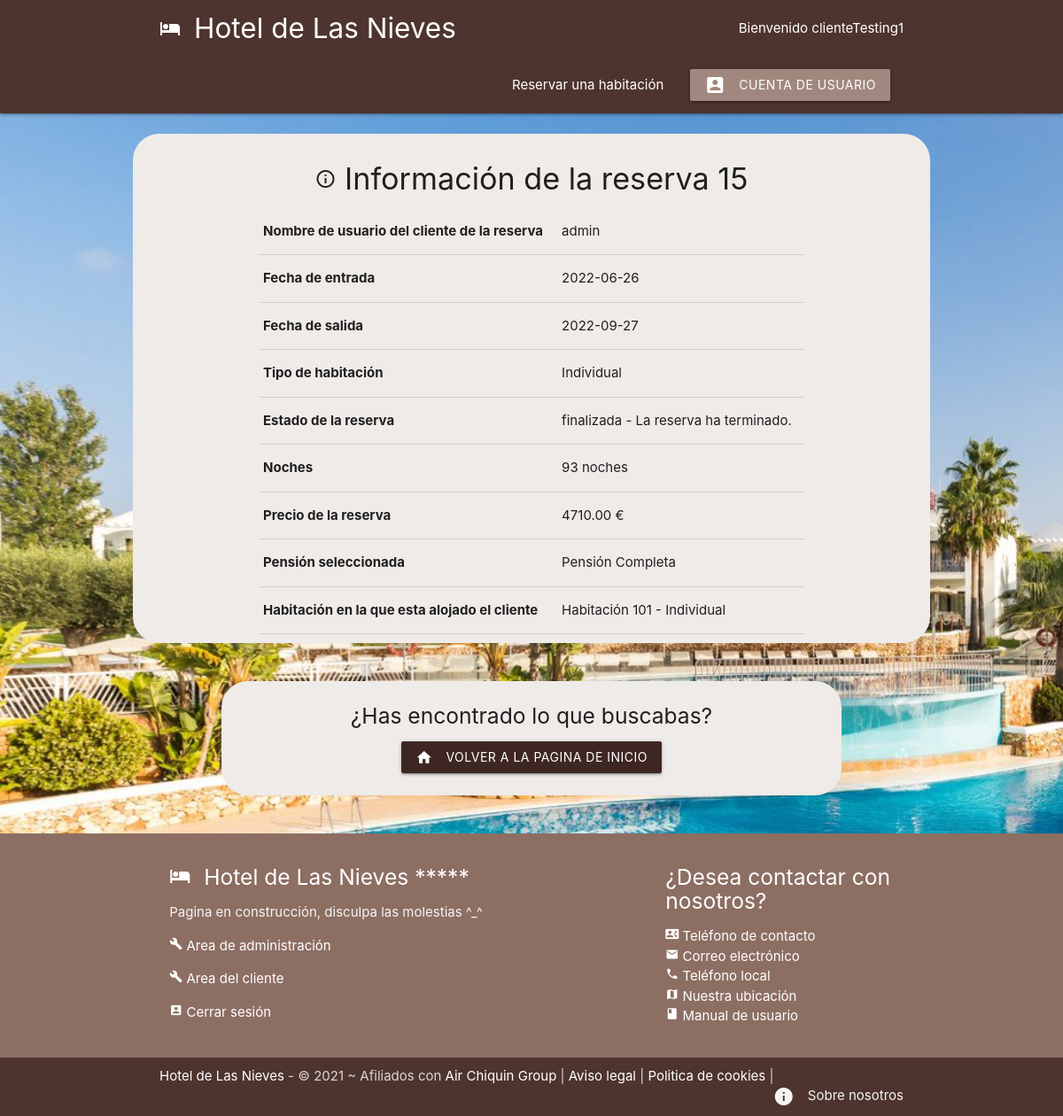
Screenshot of /reservas/detalles_reserva.php?id=15 (signed in) with the database file from the repository.
### tables this page shows
CREATE TABLE `73_clientes` (
  `id` int(11) NOT NULL,
  `usuario` varchar(32) NOT NULL,
  `nombre` varchar(32) NOT NULL,
  `apellido_primero` varchar(32) NOT NULL,
  `apellido_segundo` varchar(32) NOT NULL,
  `tipo_id` int(11) NOT NULL,
  `dni` varchar(9) NOT NULL,
  `direccion` varchar(128) NOT NULL,
  `telefono` int(18) NOT NULL,
  `email` varchar(128) NOT NULL,
  `contrasena` varchar(64) NOT NULL,
  `fecha_nacimiento` date NOT NULL
);

CREATE TABLE `73_reservas` (
  `id` int(11) NOT NULL,
  `cliente_id` int(11) NOT NULL,
  `entrada` date NOT NULL,
  `salida` date NOT NULL,
  `tipoHabitacion_id` int(11) NOT NULL,
  `estado_id` int(11) NOT NULL,
  `noches` int(2) NOT NULL,
  `precio` double(7,2) NOT NULL,
  `pension_id` int(11) NOT NULL,
  `habitacion_id` int(11) NOT NULL
);

CREATE TABLE `73_tipushabitacio` (
  `id` int(11) NOT NULL,
  `nombre` varchar(64) NOT NULL,
  `precio` int(3) NOT NULL,
  `descripcion` varchar(512) NOT NULL,
  `capacidad` int(2) NOT NULL,
  `codigo` varchar(5) NOT NULL,
  `fotos` varchar(255) NOT NULL,
  `extras` varchar(255) NOT NULL
);

CREATE TABLE `73_estado_reserva` (
  `id` int(11) NOT NULL,
  `nombre` varchar(32) NOT NULL,
  `descripcion` varchar(255) NOT NULL
);

CREATE TABLE `73_pension` (
  `id` int(11) NOT NULL,
  `nombre_corto` varchar(2) NOT NULL,
  `nombre_largo` varchar(64) NOT NULL
);

CREATE TABLE `73_habitacio` (
  `id` int(11) NOT NULL,
  `tipo_habitacion` int(11) NOT NULL,
  `numero` int(4) NOT NULL,
  `nombre` varchar(64) NOT NULL,
  `cerrada` int(11) NOT NULL DEFAULT 0,
  `descripcion` varchar(512) NOT NULL,
  `observaciones` varchar(512) NOT NULL
);

### reservas/detalles_reserva.php (the view, shortened to what this page needs)
<?php
    include('./../config/config_bd.php');
    if(isset($_GET['id'])){
        $id = mysqli_real_escape_string($conn, $_GET['id']);
        $sqlDeleteReserva = "SELECT * FROM 73_reservas WHERE id = $id";
        $resultado = mysqli_query($conn, $sqlDeleteReserva);
        $reserva = mysqli_fetch_assoc($resultado);
    }
    $idCliente = $reserva['cliente_id'];
    $idTipoHabitacion = $reserva['tipoHabitacion_id'];
    $idEstadoReserva = $reserva['estado_id'];
    $idPension = $reserva['pension_id'];
    $idHabitacion = $reserva['habitacion_id'];
    $sqlSelectCliente = "SELECT * FROM 73_clientes WHERE id = $idCliente";
    $sqlSelectTipoHabitacion = "SELECT * FROM 73_tipusHabitacio WHERE id = $idTipoHabitacion";
    $sqlSelectEstado = "SELECT * FROM 73_estado_reserva WHERE id = $idEstadoReserva";
    $sqlSelectPension = "SELECT * FROM 73_pension WHERE id = $idPension";
    $sqlSelectHabitacion = "SELECT * FROM 73_habitacio WHERE id = $idHabitacion";
    $resultadoSelectCliente = mysqli_query($conn, $sqlSelectCliente);
    $resultadoSelectTipoHabitacion = mysqli_query($conn, $sqlSelectTipoHabitacion);
    $resultadoSelectEstado = mysqli_query($conn, $sqlSelectEstado);
    $resultadoSelectPension = mysqli_query($conn, $sqlSelectPension);
    $resultadoSelectHabitacion = mysqli_query($conn, $sqlSelectHabitacion);
    $nombreCliente = mysqli_fetch_assoc($resultadoSelectCliente);
    $tipoHabitacion = mysqli_fetch_assoc($resultadoSelectTipoHabitacion);
    $EstadoReserva = mysqli_fetch_assoc($resultadoSelectEstado);
    $Pension = mysqli_fetch_assoc($resultadoSelectPension);
    $Habitacion = mysqli_fetch_assoc($resultadoSelectHabitacion);
?>
<!DOCTYPE html>
<html lang="es">
<?php include('./../templates/header.php'); ?>
<br>
<div class="container center fondoInicio">
    <h4> <i class="material-icons">info_outline</i> Información de la reserva <?php echo htmlspecialchars($reserva['id']) ?> </h4>
    <div class="container center">
        <?php if($reserva):?>
            <table>
                <tr>
                    <td> <b>Nombre de usuario del cliente de la reserva</b> </td>
                    <td> <?php echo htmlspecialchars($nombreCliente['usuario']) ?> </td>
                </tr>
                <tr>
                    <td> <b>Fecha de entrada</b> </td>
                    <td> <?php echo htmlspecialchars($reserva['entrada']) ?> </td>
                </tr>
                <tr>
                    <td> <b>Fecha de salida</b> </td>
                    <td> <?php echo htmlspecialchars($reserva['salida']) ?> </td>
                </tr>
                <tr>
                    <td> <b>Tipo de habitación</b> </td>
                    <td> <?php echo htmlspecialchars($tipoHabitacion['nombre']) ?> </td>
                </tr>
                <tr>
                    <td> <b>Estado de la reserva</b> </td>
                    <td> <?php echo htmlspecialchars($EstadoReserva['nombre'])?> - <?php echo htmlspecialchars($EstadoReserva['descripcion'])?></td>
                </tr>
                <tr>
                    <td> <b>Noches</b> </td>
                    <td> <?php echo htmlspecialchars($reserva['noches']) ?> noches</td>
                </tr>
                <tr>
                    <td> <b>Precio de la reserva</b> </td>
                    <td> <?php echo htmlspecialchars($reserva['precio']) ?> €</td>
                </tr>
                <tr>
                    <td> <b>Pensión seleccionada</b> </td>
                    <td> <?php echo htmlspecialchars($Pension['nombre_largo']) ?> </td>
                </tr>
                <tr>
                    <td> <b>Habitación en la que esta alojado el cliente</b> </td>
                    <td> Habitación <?php echo htmlspecialchars($Habitacion['numero']) ?> - <?php echo htmlspecialchars($Habitacion['nombre']) ?></td>
                </tr>
            </table>
            <?php endif; ?>
        </div>
    </div>
    <br>
        <div class="fondoAcerca">
            <p class="center"> <h5 class="center">¿Has encontrado lo que buscabas?</h5> </p>
            <section>
                <p class="center"> <a href="./../index.php" class="waves-effect waves-light brown darken-4 btn"><i class="material-icons left">home</i> Volver a la pagina de inicio </a> </p>
            </section>
        </div>
    <?php include('./../templates/footer.php'); ?>
</html>

### templates/header.php (shortened to what this page needs)
<head>
    <link rel="stylesheet" href="https://cdnjs.cloudflare.com/ajax/libs/materialize/1.0.0/css/materialize.min.css">
</head>
<body class = "fondo">
    <nav class="nav-extended brown darken-3 z-deph-0">
        <div class="nav-wrapper container">
        <a href = "/student73/dwes/index.php" class="brand-logo brand-text"> <i class="material-icons left">hotel</i> Hotel de Las Nieves </a>
        <ul id="nav-mobile" class="right">
            <li class="right"> Bienvenido <?php
            if(empty($_SESSION["id"])) {
                echo "anonimo...";
            } else {
                $conn = mysqli_connect('localhost', 'david', '1234', 'hotel');
                $sql = "SELECT * FROM 73_clientes WHERE id = '".$_SESSION["id"]."'";
                $resultados = mysqli_query($conn, $sql);
                $usuario = mysqli_fetch_all($resultados, MYSQLI_ASSOC);
                foreach ($usuario as $user){
                   echo $user["usuario"];
                }
            }
            ?></li>
            <br>
            <li><a href="/student73/dwes/reservas/info_reservas.php">Reservar una habitación</a></li>
            <li><a href="
            <?php
                if(empty($_SESSION["id"])){
                    echo "/student73/dwes/clientes/login_cliente.php";
                } else {
                    echo "/student73/dwes/clientes/index_cliente.php";
                }
            ?>
            " class="brown lighten-2 btn"><i class="material-icons left">account_box</i>Cuenta de usuario</a></li>
        </ul>
        </div>
    </nav>

### templates/header.php (style rules this page uses)
.brand-text { color: #FFFFFF !important; }
.fondo { background-image: url("/student73/dwes/img/fondos/imagen_principal.jpeg"); background-repeat: no-repeat; background-size: cover; }
.fondoInicio { background-color: #efebe9; background-repeat: no-repeat; background-position: center; width: 900px; margin: auto; border-radius: 30px; padding: 10px; margin-bottom: 20px; }
.fondoAcerca { background-color: #efebe9; background-repeat: no-repeat; background-position: center; width: 700px; margin: auto; border-radius: 30px; padding: 10px; margin-bottom: 20px; }
body { display: flex; min-height: 100vh; flex-direction: column; }

### rows the page displays
73_clientes: usuario "clienteTesting1"
73_reservas: id "15", entrada "2022-06-26", salida "2022-09-27", noches "93", precio "4710.00"
73_clientes: usuario "admin"
73_tipushabitacio: nombre "Individual"
73_estado_reserva: nombre "finalizada", descripcion "La reserva ha terminado."
73_pension: nombre_largo "Pensión Completa"
73_habitacio: numero "101", nombre "Individual"
